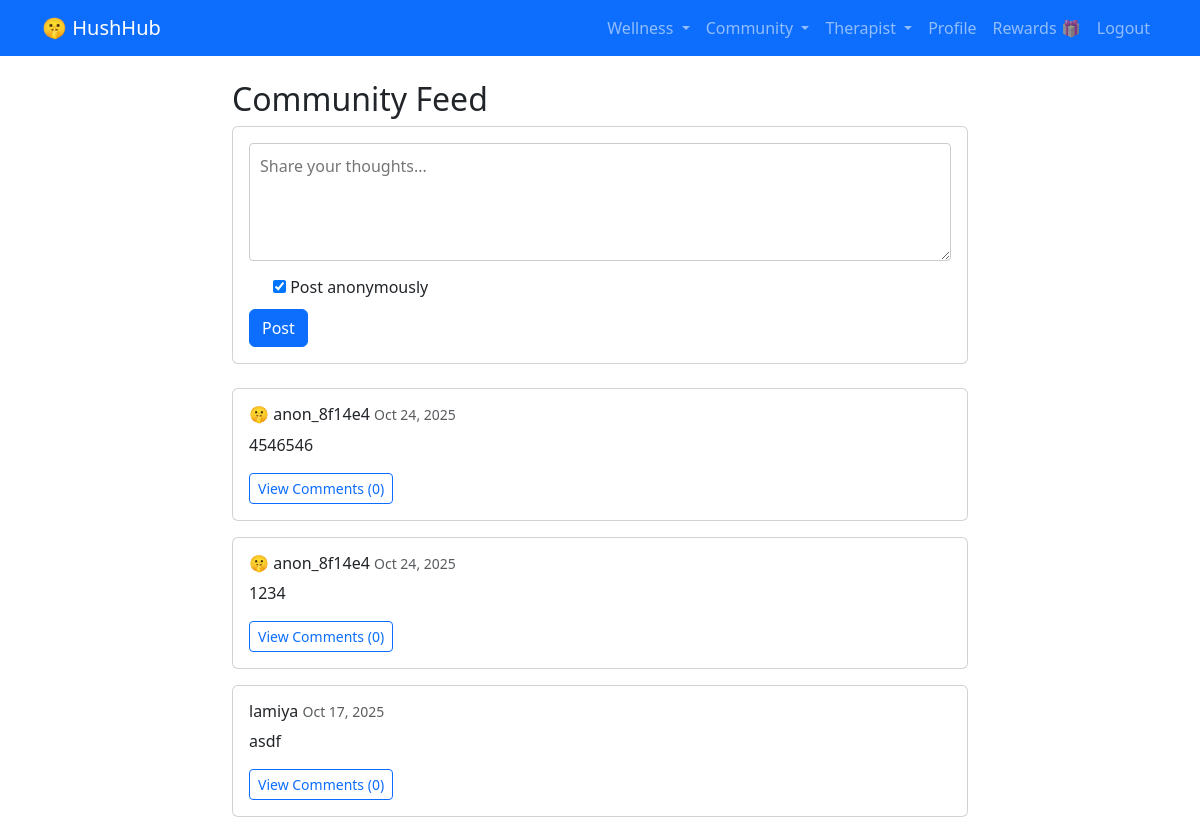
Page /community/feed/ (signed in) on the committed database.
### community/models.py (models this page shows, shortened)
class Post(models.Model):
    user = models.ForeignKey(User, on_delete=models.CASCADE)
    content = models.TextField()
    is_anonymous = models.BooleanField(default=True)
    created_at = models.DateTimeField(auto_now_add=True)
    class Meta:
        ordering = ['-created_at']

### accounts/models.py (models this page shows, shortened)
class User(AbstractUser):
    USER_TYPES = (
        ('patient', 'Patient'),
        ('therapist', 'Therapist'),
    )
    user_type = models.CharField(max_length=10, choices=USER_TYPES, default='patient')
    bio = models.TextField(blank=True)
    phone = models.CharField(max_length=15, blank=True)
    profile_picture = models.ImageField(upload_to='profiles/', blank=True, null=True)
    def get_anonymous_id(self):
        hash_object = hashlib.md5(str(self.id).encode())
        return f"anon_{hash_object.hexdigest()[:6]}"

### community/views.py (the view)
# urls.py: path('feed/', views.feed, name='feed'),
@login_required
def feed(request):
    if request.method == 'POST':
        form = PostForm(request.POST)
        if form.is_valid():
            post = form.save(commit=False)
            post.user = request.user
            post.save()
            messages.success(request, 'Post created!')
            return redirect('community:feed')
    else:
        form = PostForm()
    posts = Post.objects.all()
    return render(request, 'community/feed.html', {'posts': posts, 'form': form})

### community/forms.py
class PostForm(forms.ModelForm):
    class Meta:
        model = Post
        fields = ['content', 'is_anonymous']
        widgets = {
            'content': forms.Textarea(attrs={'rows': 4, 'placeholder': 'Share your thoughts...'})
        }

### community/templates/community/feed.html (shortened to what this page needs)
{% extends 'base.html' %}
{% block content %}
<div class="row">
    <div class="col-md-8 mx-auto">
        <h2>Community Feed</h2>
        <div class="card mb-4">
            <div class="card-body">
                <form method="post">
                    {{ form.content }}
                    <div class="form-check mt-2">
                        {{ form.is_anonymous }}
                        <label class="form-check-label">Post anonymously</label>
                    </div>
                    <button type="submit" class="btn btn-primary mt-2">Post</button>
                </form>
            </div>
        </div>
        {% for post in posts %}
        <div class="card mb-3">
            <div class="card-body">
                <h6>
                    {% if post.is_anonymous %}
                        🤫 {{ post.user.get_anonymous_id }}
                    {% else %}
                        {{ post.user.username }}
                    {% endif %}
                    <small class="text-muted">{{ post.created_at|date:"M d, Y" }}</small>
                </h6>
                <p>{{ post.content }}</p>
                <a href="{% url 'community:view_comments' post.pk %}" class="btn btn-sm btn-outline-primary">View Comments ({{ post.comments.count }})</a>
            </div>
        </div>
        {% empty %}
        <div class="alert alert-info">No posts yet. Be the first to post!</div>
        {% endfor %}
    </div>
</div>
{% endblock %}

### community/templates/community/feed.html (style rules this page uses)
textarea { width: 100%; padding: 10px; border: 1px solid #ccc; border-radius: 4px; box-sizing: border-box; }

### rows in the picture
Post: user.get_anonymous_id "anon_8f14e4", created_at "Oct 24, 2025", content "4546546", comments.count "0"
Post: user.get_anonymous_id "anon_8f14e4", created_at "Oct 24, 2025", content "1234", comments.count "0"
Post: user.username "lamiya", created_at "Oct 17, 2025", content "asdf", comments.count "0"
